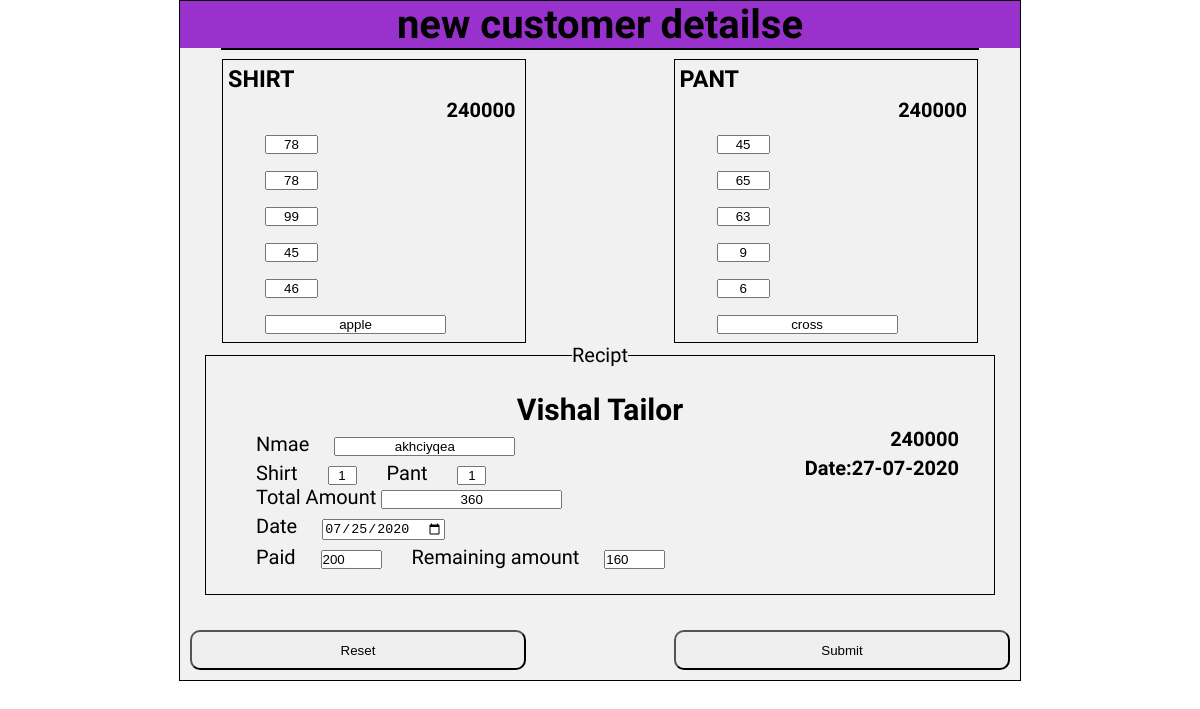
/edit_info/?id=240000, run on the app's committed database.
### VishApp/models.py (models this page shows, shortened)
class Shirt_de(models.Model):
    invoice_s = models.IntegerField(primary_key=True)
    name_s = models.CharField(max_length=100)
    sl = models.IntegerField()
    sm1 = models.IntegerField()
    ss = models.IntegerField()
    sb = models.IntegerField()
    sm2 = models.IntegerField()
    s_type = models.CharField(max_length=50)

class Pant_de(models.Model):
    invoice_p = models.IntegerField(primary_key=True )
    name_p = models.CharField(max_length=100)
    pl = models.IntegerField()
    p_k = models.IntegerField()
    ph1 = models.IntegerField()
    pg = models.IntegerField()
    ph2 = models.IntegerField()
    p_type = models.CharField(max_length=50)

class Cust_info(models.Model):
    invoice = models.IntegerField( blank=False, null=False, primary_key=True)
    name = models.CharField(max_length=100)
    shirt = models.IntegerField()
    pant = models.IntegerField()
    Total_amount = models.IntegerField( null=False, blank=False)
    rem_amount = models.IntegerField( blank=False)
    recived_amount = models.IntegerField(null=True, blank=True)
    delevery_date = models.DateField(auto_now=False)
    oder_date = models.DateField(auto_now=False)
    status = models.PositiveSmallIntegerField(default=0)

### VishApp/views.py (the view)
# urls.py: path('edit_info/',views.edit_info,name='edit_info'),
@csrf_exempt
def edit_info(request):
    cust_id=int(request.GET['id'])
    cust,shirt,pant=retrive_info(cust_id)
    a=cust.delevery_date
    return render(request,'Edit_cust_detail.html',{'cust':cust, 'shirt':shirt, 'pant':pant, 'a':a})

### VishApp/views.py (called while the page is built)
def retrive_info(abcd):
    cust = Cust_info.objects.get(invoice=abcd)
    shirt  = Shirt_de.objects.get(invoice_s=abcd)
    pant = Pant_de.objects.get(invoice_p=abcd)
    return(cust , shirt,pant)

### VishApp/templates/Edit_cust_detail.html (shortened to what this page needs)
{% load static %}
<!DOCTYPE html>
<html>
<head>
<link rel="stylesheet" type="text/css" href="{% static 'vishalTailorsapp/css/costomercss.css' %}">
<link rel="stylesheet" href="https://cdnjs.cloudflare.com/ajax/libs/font-awesome/4.7.0/css/font-awesome.min.css">
</head>
<body>
 <div class="div3">
	<form action="/cust_update/?id={{cust.invoice}}" method="POST">
	 <h1 align="center">new customer detailse</h1>
		<div class="container">
		<div id="div1">
			<table>
				<h3>SHIRT</h3><h4>{{shirt.invoice_s}}</h4>
				<tr>
					<td><input type="text" name="L1" value="{{shirt.sl}}" maxlength="5" size="4" required></td>
				</tr>
					<td><input type="text" name="M1" value="{{shirt.sm1}}" maxlength="5" size="4"required></td>
				<tr>
					<td><input type="text" name="S1" value="{{shirt.ss}}" maxlength="5" size="4"required></td>
				</tr>
				<tr>
					<td><input type="text" name="B1" value="{{shirt.sb}}" maxlength="5" size="4"required></td>
				</tr>
				<tr>
					<td><input type="text" name="M2" value="{{shirt.sm2}}" maxlength="5" size="4" required></td>
				</tr>
				<tr>
                                        <td><input type="text" name="types" value="{{shirt.s_type}}" required></td>
				</tr>
			</table>
		</div>
		<div id="div5">
			<table>
				<h3>PANT</h3><h4>{{pant.invoice_p}}</h4>
				<tr>
					<td><input type="text" name="L2" value="{{pant.pl}}" maxlength="5" size="4" required></td>
				</tr>
					<td><input type="text" name="K2" value="{{pant.p_k}}" maxlength="5" size="4" required></td>
				<tr>
					<td><input type="text" name="H1" value="{{pant.ph1}}" maxlength="5" size="4" required></td>
				</tr>
				<tr>
					<td><input type="text" name="G1" value="{{pant.pg}}" maxlength="5" size="4"></td>
				</tr>
				<tr>
					<td><input type="text"  name="H3" value="{{pant.ph2}}" maxlength="5" size="4" required></td>
				</tr>
				<tr>
                                        <td><input type="text" name="typep" value="{{pant.p_type}}"></td>
				</tr>
			</table>
		</div>
		</div>
		<div id="div4">
			<table>
				<fieldset>
					<legend align="center">Recipt</legend>
					<h2 align="center">Vishal Tailor</h2>
					<t>Nmae</t><input type="text" name="name" id="paid" id="comments" value="{{cust.name}}"><h4>{{cust.invoice}}</h4>
					<br/>
					<h4>Date:{{cust.oder_date|date:"d-m-Y"}}</h4>
					<t>Shirt</t>
					<input type="text" id="paid" name="shirt" maxlenth="2" size="1" value="{{cust.shirt}}" required>
					<t>Pant</t>
					<input type="text" id="paid" name="pant" maxlenth="2" size="1" VALUE="{{cust.pant}}"><br>
					<t>Total Amount</t>
					<input type="text" id="Tamount" name="toal" maxlength="6" value="{{cust.Total_amount}}" required><br/>
					<t>Date</t><input type="date" id="paid" name="rdate" value="{{cust.delevery_date|date:"Y-m-d"}}"  required><br>
					<t>Paid</t><input name="paid" id="paid" text="text" maxlenth="5" size="5" value="{{cust.recived_amount}}" required>
					<t>Remaining amount</t><input name="remainingAmount" id="paid" text="text" maxlenth="5" size="5" value="{{cust.rem_amount}}" required>
 				</fieldset>
			</table>
		</div>
		<input type="submit" class="submit" name="submit">
		<input type="reset" name="reset" class="reset">
	</form>
 </div>
</body>
</html>

### VishApp/static/vishalTailorsapp/css/costomercss.css (style rules this page uses)
* { margin: 0px; padding: 0px; box-sizing: :border-box; }
body { font-size: 20px; overflow-x: hidden; color: black; font-family: 'Flamenco', cursive; }
input[type=text] { text-align: center; }
td,tr { display: block; padding: 3px; padding-left: 20px; }
.container { width: 90%; height: auto; margin: 0% auto 0% auto; border: 1px solid black; }
h1 { background-color: darkorchid; width: 100%; }
h3 { float: none; margin: 5px; }
h4 { float: right; margin-right: 10px; }
#div5 { float: right; margin-top: 10px; width: 40%; border: 1px solid black; margin: 10% auto 25 auto; }
#div1 { float: left; margin-top: 10px; width: 40%; border: 1px solid black; margin: 10% auto 25 auto; }
.div3 { width: 70%; height: auto; margin: 0% auto 15% auto; border: 1px solid black; background-color: #f1f1f1; }
fieldset { padding: 25px; margin: 25px; border: 1px solid black; }
t { margin-left: 25px; }
.submit { float: right; width: 40%; height: 40px; margin: 10px; border-radius: 10px; }
.reset { height: 40px; width: 40%; margin: 10px; border-radius: 10px; }
#paid { margin-left: 25px; margin-top: 10px; }

### data on the page
Shirt_de: invoice_s "240000", L1 "78", M1 "78", S1 "99", B1 "45", M2 "46", types "apple"
Pant_de: invoice_p "240000", L2 "45", K2 "65", H1 "63", G1 "9", H3 "6", typep "cross"
Cust_info: name "akhciyqea", invoice "240000", oder_date "27-07-2020", shirt "1", pant "1", toal "360", rdate "07/25/2020", paid "200", remainingAmount "160"
